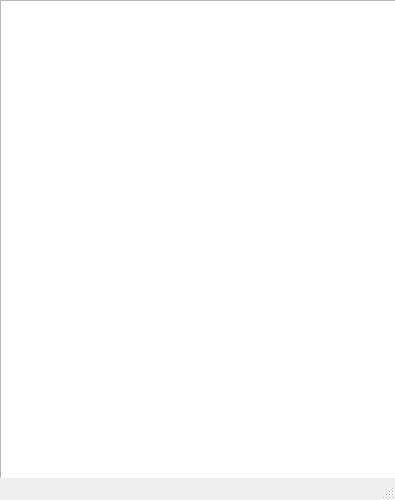
<?xml version="1.0" encoding="UTF-8"?>
<ui version="4.0">
 <class>CSInfoForUserWin</class>
 <widget class="QMainWindow" name="CSInfoForUserWin">
  <property name="geometry">
   <rect>
    <x>0</x>
    <y>0</y>
    <width>395</width>
    <height>500</height>
   </rect>
  </property>
  <property name="windowTitle">
   <string>MainWindow</string>
  </property>
  <widget class="QWidget" name="centralwidget">
   <widget class="QTableView" name="tableView">
    <property name="geometry">
     <rect>
      <x>0</x>
      <y>0</y>
      <width>401</width>
      <height>481</height>
     </rect>
    </property>
   </widget>
  </widget>
  <widget class="QStatusBar" name="statusbar"/>
 </widget>
 <resources/>
 <connections/>
</ui>
